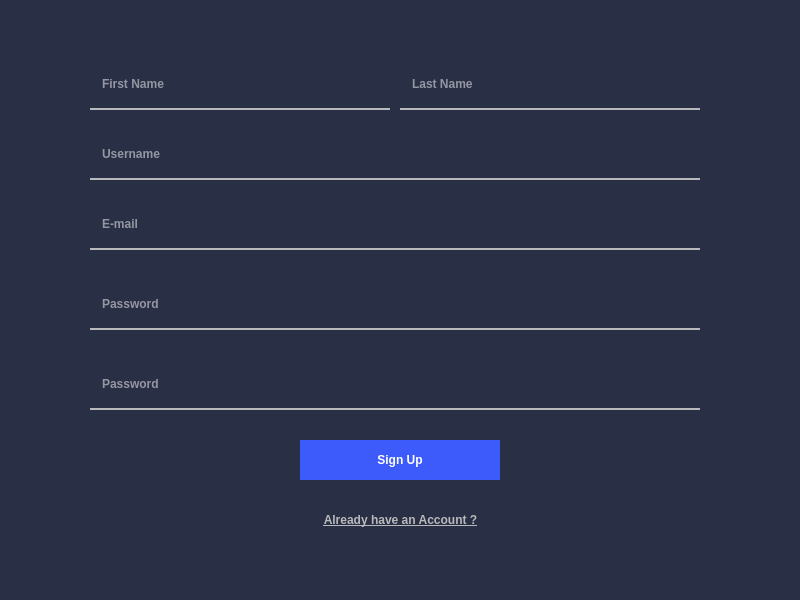
<?xml version="1.0" encoding="UTF-8"?>
<ui version="4.0">
 <class>Form</class>
 <widget class="QWidget" name="Form">
  <property name="geometry">
   <rect>
    <x>0</x>
    <y>0</y>
    <width>800</width>
    <height>600</height>
   </rect>
  </property>
  <property name="windowTitle">
   <string>Sign Up</string>
  </property>
  <property name="styleSheet">
   <string notr="true">/*Copyright (c) DevSec Studio. All rights reserved.

MIT License

Permission is hereby granted, free of charge, to any person obtaining a copy
of this software and associated documentation files (the &quot;Software&quot;), to deal
in the Software without restriction, including without limitation the rights
to use, copy, modify, merge, publish, distribute, sublicense, and/or sell
copies of the Software, and to permit persons to whom the Software is
furnished to do so, subject to the following conditions:

The above copyright notice and this permission notice shall be included in all
copies or substantial portions of the Software.

THE SOFTWARE IS PROVIDED *AS IS*, WITHOUT WARRANTY OF ANY KIND, EXPRESS OR
IMPLIED, INCLUDING BUT NOT LIMITED TO THE WARRANTIES OF MERCHANTABILITY,
FITNESS FOR A PARTICULAR PURPOSE AND NONINFRINGEMENT. IN NO EVENT SHALL THE
AUTHORS OR COPYRIGHT HOLDERS BE LIABLE FOR ANY CLAIM, DAMAGES OR OTHER
LIABILITY, WHETHER IN AN ACTION OF CONTRACT, TORT OR OTHERWISE, ARISING FROM,
OUT OF OR IN CONNECTION WITH THE SOFTWARE OR THE USE OR OTHER DEALINGS IN THE SOFTWARE.
*/

/*-----QWidget-----*/
QWidget
{
	background-color: #292f45;
;
	color: #fff;
	border-color: #000000;

}


/*-----QLabel-----*/
QLabel
{
	background-color: #292f45;
	color: #b9b9bb;
	border-color: #000000;

}


/*-----QPushButton-----*/
QPushButton
{
	font-weight: bold;
	border-style: solid;
	border-width: 1px;
	border-color: #3D5AFA;
	padding: 10px;

}


QPushButton::hover
{
	

}


QPushButton::pressed
{
	background-color: #ff6b35;
	color: #fff;

}


/*-----QToolButton-----*/
QToolButton
{
	background-color: #292f45;
	color: #000000;
	border-style: solid;
	border-color: #000000;

}


QToolButton::hover
{
	background-color: #fc7c11;
	color: #000000;
	padding: 2px;
	border-radius: 15px;
	border-color: #fc7c11;

}


QToolButton::pressed
{
	background-color: #fc7c11;
	color: #000000;
	border-style: solid;
	border-width: 2px;

}


/*-----QLineEdit-----*/
QLineEdit{
	background-color: #292f45;
	color: #fff;
	font-weight: bold;
	border-style: solid;
	border-width: 2px;
	border-top: 0px;
	border-left: 0px;
	border-right: 0px;
	border-color: #b9b9bb;
	padding: 10px;

}


/*-----QCheckBox-----*/
QCheckBox
{
	background-color: transparent;
	color: #b9b9bb;
	font-weight: bold;

}


QCheckBox::indicator
{
    color: #b1b1b1;
    background-color: #00111d;
    border: 1px solid #f0742f;
    width: 12px;
    height: 12px;

}


QCheckBox::indicator:checked
{
    image:url(&quot;./ressources/check.png&quot;); /*To replace*/
	background-color: #1f2b2b;
    border: 1px solid #f0742f;

}


QCheckBox::indicator:unchecked:hover
{
    border: 1px solid #f0742f;

}


QCheckBox::disabled
{
	color: #656565;

}


QCheckBox::indicator:disabled
{
	background-color: #656565;
	color: #656565;
    border: 1px solid #656565;

}
</string>
  </property>
  <widget class="QPushButton" name="signUp">
   <property name="geometry">
    <rect>
     <x>300</x>
     <y>440</y>
     <width>200</width>
     <height>40</height>
    </rect>
   </property>
   <property name="styleSheet">
    <string notr="true">QPushButton
{
	background-color: #3D5AFA;
	color: #fff;
}


QPushButton::hover
{
	background-color: #22348c;
	border-color: #22348c;
}</string>
   </property>
   <property name="text">
    <string>Sign Up</string>
   </property>
  </widget>
  <widget class="QLineEdit" name="sign_email">
   <property name="geometry">
    <rect>
     <x>90</x>
     <y>200</y>
     <width>610</width>
     <height>50</height>
    </rect>
   </property>
   <property name="styleSheet">
    <string notr="true">color: #fff;</string>
   </property>
   <property name="text">
    <string/>
   </property>
   <property name="placeholderText">
    <string>E-mail</string>
   </property>
  </widget>
  <widget class="QLineEdit" name="sign_password">
   <property name="geometry">
    <rect>
     <x>90</x>
     <y>280</y>
     <width>610</width>
     <height>50</height>
    </rect>
   </property>
   <property name="echoMode">
    <enum>QLineEdit::Password</enum>
   </property>
   <property name="placeholderText">
    <string>Password</string>
   </property>
  </widget>
  <widget class="QPushButton" name="pushButton_3">
   <property name="geometry">
    <rect>
     <x>300</x>
     <y>500</y>
     <width>201</width>
     <height>40</height>
    </rect>
   </property>
   <property name="cursor">
    <cursorShape>PointingHandCursor</cursorShape>
   </property>
   <property name="styleSheet">
    <string notr="true">/*-----QPushButton-----*/
QPushButton
{
	background-color: #292f45;
	color: #b9b9bb;
	font-weight: bold;
	border-color: #292f45;
	text-decoration:underline;
}

QPushButton::hover
{
	color: #fff;
}</string>
   </property>
   <property name="text">
    <string>Already have an Account ?</string>
   </property>
   <property name="flat">
    <bool>true</bool>
   </property>
  </widget>
  <widget class="QLineEdit" name="sign_username">
   <property name="geometry">
    <rect>
     <x>90</x>
     <y>130</y>
     <width>610</width>
     <height>50</height>
    </rect>
   </property>
   <property name="styleSheet">
    <string notr="true">color: #fff;</string>
   </property>
   <property name="text">
    <string/>
   </property>
   <property name="placeholderText">
    <string>Username</string>
   </property>
  </widget>
  <widget class="QLineEdit" name="sign_firstname">
   <property name="geometry">
    <rect>
     <x>90</x>
     <y>60</y>
     <width>300</width>
     <height>50</height>
    </rect>
   </property>
   <property name="styleSheet">
    <string notr="true">color: #fff;</string>
   </property>
   <property name="text">
    <string/>
   </property>
   <property name="placeholderText">
    <string>First Name</string>
   </property>
  </widget>
  <widget class="QLineEdit" name="sign_lastname">
   <property name="geometry">
    <rect>
     <x>400</x>
     <y>60</y>
     <width>300</width>
     <height>50</height>
    </rect>
   </property>
   <property name="styleSheet">
    <string notr="true">color: #fff;</string>
   </property>
   <property name="text">
    <string/>
   </property>
   <property name="placeholderText">
    <string>Last Name</string>
   </property>
  </widget>
  <widget class="QLineEdit" name="sign_confirmpassword">
   <property name="geometry">
    <rect>
     <x>90</x>
     <y>360</y>
     <width>610</width>
     <height>50</height>
    </rect>
   </property>
   <property name="echoMode">
    <enum>QLineEdit::Password</enum>
   </property>
   <property name="placeholderText">
    <string>Password</string>
   </property>
  </widget>
 </widget>
 <resources/>
 <connections/>
</ui>
